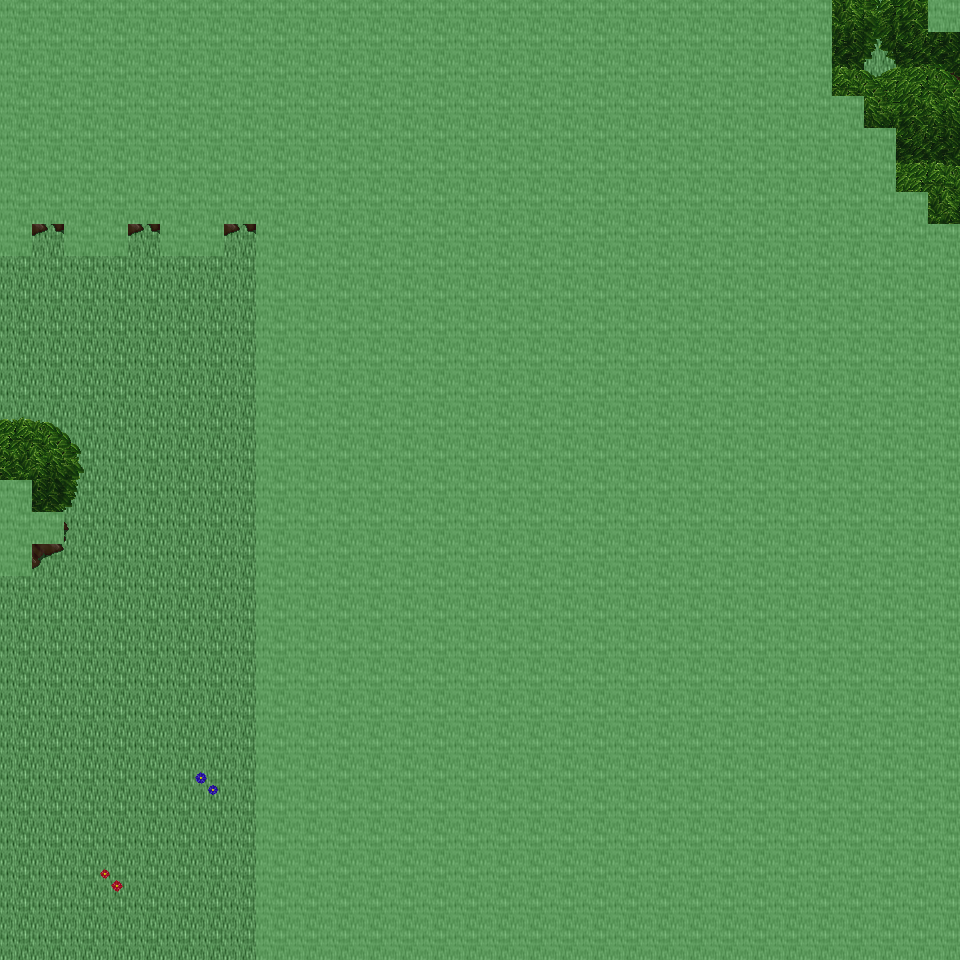

Tiled map render using the project's own tile images. Description and the map definition, with tile-layer contents summarised, below:
An orthogonal 30x30 tile map with 32x32 px tiles, 6 tile layers (Ground, Object, Object2, Above, ...), 27 tilesets and 3 objects (3x mapExit).

<map version="1.0" orientation="orthogonal" renderorder="right-down" width="30" height="30" tilewidth="32" tileheight="32" nextobjectid="4">
  <tileset firstgid="1" name="tileset_ground_ground" tilewidth="32" tileheight="32" tilecount="33" columns="3">
    <image source="../drawable/tileset_ground_ground.png" width="96" height="352" />
  </tileset>
  <tileset firstgid="34" name="tileset_ground_grass_edges" tilewidth="32" tileheight="32" tilecount="36" columns="12">
    <image source="../drawable/tileset_ground_grass_edges.png" width="384" height="96" />
  </tileset>
  <tileset firstgid="70" name="tileset_ground_grass_corners" tilewidth="32" tileheight="32" tilecount="24" columns="6">
    <image source="../drawable/tileset_ground_grass_corners.png" width="192" height="128" />
  </tileset>
  <tileset firstgid="94" name="tileset_plant_grasses" tilewidth="32" tileheight="32" tilecount="6" columns="3">
    <image source="../drawable/tileset_plant_grasses.png" width="96" height="64" />
  </tileset>
  <tileset firstgid="100" name="tileset_plant_flower_daisy_blue" tilewidth="32" tileheight="32" tilecount="8" columns="2">
    <image source="../drawable/tileset_plant_flower_daisy_blue.png" width="64" height="128" />
  </tileset>
  <tileset firstgid="108" name="tileset_plant_flower_daisy_yellow" tilewidth="32" tileheight="32" tilecount="8" columns="2">
    <image source="../drawable/tileset_plant_flower_daisy_yellow.png" width="64" height="128" />
  </tileset>
  <tileset firstgid="116" name="tileset_plant_flower_daisy_red" tilewidth="32" tileheight="32" tilecount="8" columns="2">
    <image source="../drawable/tileset_plant_flower_daisy_red.png" width="64" height="128" />
  </tileset>
  <tileset firstgid="124" name="tileset_plant_flower_daisy_white" tilewidth="32" tileheight="32" tilecount="8" columns="2">
    <image source="../drawable/tileset_plant_flower_daisy_white.png" width="64" height="128" />
  </tileset>
  <tileset firstgid="132" name="tileset_logic_collision" tilewidth="32" tileheight="32" tilecount="1" columns="1">
    <image source="../drawable/tileset_logic_collision.png" width="32" height="32" />
  </tileset>
  <tileset firstgid="133" name="tileset_plant_tree_tree_green" tilewidth="32" tileheight="32" tilecount="88" columns="8">
    <image source="../drawable/tileset_plant_tree_tree_green.png" width="256" height="352" />
  </tileset>
  <tileset firstgid="221" name="tileset_object_tent" tilewidth="32" tileheight="32" tilecount="9" columns="3">
    <image source="../drawable/tileset_object_tent.png" width="96" height="96" />
  </tileset>
  <tileset firstgid="230" name="tileset_logic_item_herb" tilewidth="32" tileheight="32" tilecount="5" columns="5">
    <image source="../drawable/tileset_logic_item_herb.png" width="160" height="32" />
  </tileset>
  <tileset firstgid="235" name="tileset_logic_item_resources" tilewidth="32" tileheight="32" tilecount="6" columns="6">
    <image source="../drawable/tileset_logic_item_resources.png" width="192" height="32" />
  </tileset>
  <tileset firstgid="241" name="tileset_building_church" tilewidth="32" tileheight="32" tilecount="56" columns="8">
    <image source="../drawable/tileset_building_church.png" width="256" height="224" />
  </tileset>
  <tileset firstgid="297" name="tileset_logic_creature_albino_elf" tilewidth="32" tileheight="32" tilecount="5" columns="5">
    <image source="../drawable/tileset_logic_creature_albino_elf.png" width="160" height="32" />
  </tileset>
  <tileset firstgid="302" name="tileset_item_statue_broken_green_column" tilewidth="32" tileheight="32" tilecount="2" columns="1">
    <image source="../drawable/tileset_item_statue_broken_green_column.png" width="32" height="64" />
  </tileset>
  <tileset firstgid="304" name="tileset_plant_tree_spruce" tilewidth="32" tileheight="32" tilecount="6" columns="2">
    <image source="../drawable/tileset_plant_tree_spruce.png" width="64" height="96" />
  </tileset>
  <tileset firstgid="310" name="tileset_plant_tree_pine_snowy" tilewidth="32" tileheight="32" tilecount="6" columns="2">
    <image source="../drawable/tileset_plant_tree_pine_snowy.png" width="64" height="96" />
  </tileset>
  <tileset firstgid="316" name="tileset_logic_creature_ent" tilewidth="32" tileheight="32" tilecount="4" columns="4">
    <image source="../drawable/tileset_logic_creature_ent.png" width="128" height="32" />
  </tileset>
  <tileset firstgid="320" name="tileset_logic_item_mushroom" tilewidth="32" tileheight="32" tilecount="6" columns="6">
    <image source="../drawable/tileset_logic_item_mushroom.png" width="192" height="32" />
  </tileset>
  <tileset firstgid="326" name="tileset_plant_tree_tree_blue" tilewidth="32" tileheight="32" tilecount="25" columns="5">
    <image source="../drawable/tileset_plant_tree_tree_blue.png" width="160" height="160" />
  </tileset>
  <tileset firstgid="351" name="tileset_ground_pothole" tilewidth="32" tileheight="32" tilecount="4" columns="4">
    <image source="../drawable/tileset_ground_pothole.png" width="128" height="32" />
  </tileset>
  <tileset firstgid="355" name="tileset_logic_portal" tilewidth="32" tileheight="32" tilecount="24" columns="8">
    <image source="../drawable/tileset_logic_portal.png" width="256" height="96" />
  </tileset>
  <tileset firstgid="379" name="tileset_logic_creature_mythical_being" tilewidth="32" tileheight="32" tilecount="24" columns="8">
    <image source="../drawable/tileset_logic_creature_mythical_being.png" width="256" height="96" />
  </tileset>
  <tileset firstgid="403" name="tileset_furniture_light_roots_lamp" tilewidth="32" tileheight="32" tilecount="6" columns="2">
    <image source="../drawable/tileset_furniture_light_roots_lamp.png" width="64" height="96" />
  </tileset>
  <tileset firstgid="409" name="tileset_light_dim_light_7x5" tilewidth="32" tileheight="32" tilecount="35" columns="7">
    <image source="../drawable/tileset_light_dim_light_7x5.png" width="224" height="160" />
  </tileset>
  <tileset firstgid="444" name="tileset_light_light_5x5" tilewidth="32" tileheight="32" tilecount="25" columns="5">
    <image source="../drawable/tileset_light_light_5x5.png" width="160" height="160" />
  </tileset>
  <layer name="Ground" width="30" height="30">
    <data>[900 cells, 900 non-empty, 1 distinct tile ids]</data>
  </layer>
  <layer name="Object" width="30" height="30">
    <data>[900 cells, 23 non-empty, 13 distinct tile ids]</data>
  </layer>
  <layer name="Object2" width="30" height="30">
    <data>[900 cells, 0 non-empty, 0 distinct tile ids]</data>
  </layer>
  <layer name="Above" width="30" height="30">
    <data>[900 cells, 717 non-empty, 22 distinct tile ids]</data>
  </layer>
  <layer name="Above2" width="30" height="30">
    <data>[900 cells, 1 non-empty, 1 distinct tile ids]</data>
  </layer>
  <layer name="Walkable" width="30" height="30">
    <data>[900 cells, 706 non-empty, 1 distinct tile ids]</data>
  </layer>
  <objectgroup name="MapEvents">
    <object id="1" name="south" type="mapExit" x="0" y="928" width="256" height="32">
      <properties>
        <property name="map" value="level_0_x106_y129" />
        <property name="x" value="0" />
        <property name="y" value="1" />
      </properties>
    </object>
    <object id="2" name="west" type="mapExit" x="0" y="256" width="32" height="224">
      <properties>
        <property name="map" value="level_0_x105_y128" />
        <property name="x" value="28" />
        <property name="y" value="8" />
      </properties>
    </object>
    <object id="3" name="west2" type="mapExit" x="0" y="576" width="32" height="384">
      <properties>
        <property name="map" value="level_0_x105_y128" />
        <property name="x" value="28" />
        <property name="y" value="18" />
      </properties>
    </object>
  </objectgroup>
</map>
